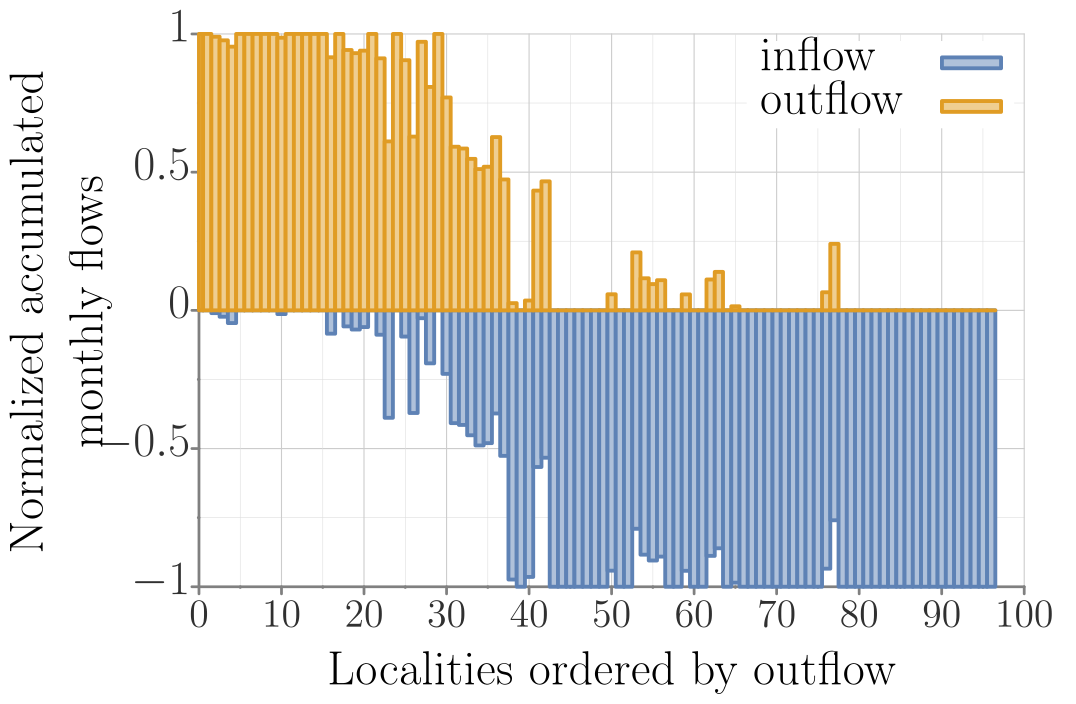

This figure's gnuplot source:
##### terminal
set term tikz standalone size 12.5cm,8.75cm font ",14" gparrows scale 2,2 textscale 2
set datafile separator ','

##### output
set output 'monthly_in_out_flows_precip1_b2_k500.tex'

##### bg: bg color, axes, grid, tics
##### http://www.colourlovers.com/palette/268142/Danger_Mouse
Danger='#F84934'; # red
Shoes='#4D5E5F'; # grey
##### Rand Olson
roBlue='#1F77B4';
roRed='#D62728';
# border
set style line 21 lt 1 lc rgb '#808080' 
set border 3 back ls 21 lw 5
# grid
set style line 22 lt 2 lc rgb '#CCCCCC' lw 2
set style line 23 lt 2 lc rgb '#DDDDDD' lw 1
set grid xtics mxtics ytics mytics back ls 22, ls 23
# tics
set tics textcolor rgb '#303030'
set tics nomirror out scale 1,.1
set mxtics 2
set mytics 2

##### load default linestyles
set style increment user
# taken care of in terminal
do for [i=1:15] { set style line i lt 1 lw 7 }

##### line colors
# mathematica default
DarkBlue= '#5e82b5'
Orange=   '#e09c24'
Green=    '#8fb030'
Red=      '#eb634f'
Purple=   '#8778b3'
Brown=    '#c46e1a'
LightBlue='#5c9ec7'
Yellow=   '#FDBF6F'
MATHEMATICA="#5e82b5 #e09c24 #8fb030 #eb634f #8778b3 #c46e1a #5c9ec7 #FDBF6F"
do for[i=1:8] {set style line i lc rgb word(MATHEMATICA,i)}
####

##### data style
set style data lines

# NOTE: offsets should be a function of font sizes
##### key
set key t l Left spacing 2 width 5 opaque font ",18"

##### tics (note that tics are also set in theme)
set xtics font ",18" offset 0,.2
set ytics font ",18" offset 1.5,0

##### plot
set title font ",18" "" offset -3,.3
set xlabel "Localities ordered by outflow" offset 0,0 font ",18"
set ylabel "\\parbox{7cm}{\\centering Normalized accumulated monthly flows}" offset -2,0 font ",18"


set notitle;        set key t r width 7;        set ytics offset 2,0;        set xtics offset 0,-.5;        set xlabel offset 0,.4;        set ylabel offset -4,0;        set xtics font ",15";

plot "../results/props_flows_precip1_b2_k500.csv" u 4 w boxes fs solid .5 ls 1 t "inflow","../results/props_flows_precip1_b2_k500.csv" u 5 w boxes fs solid .5 ls 2 t "outflow";
